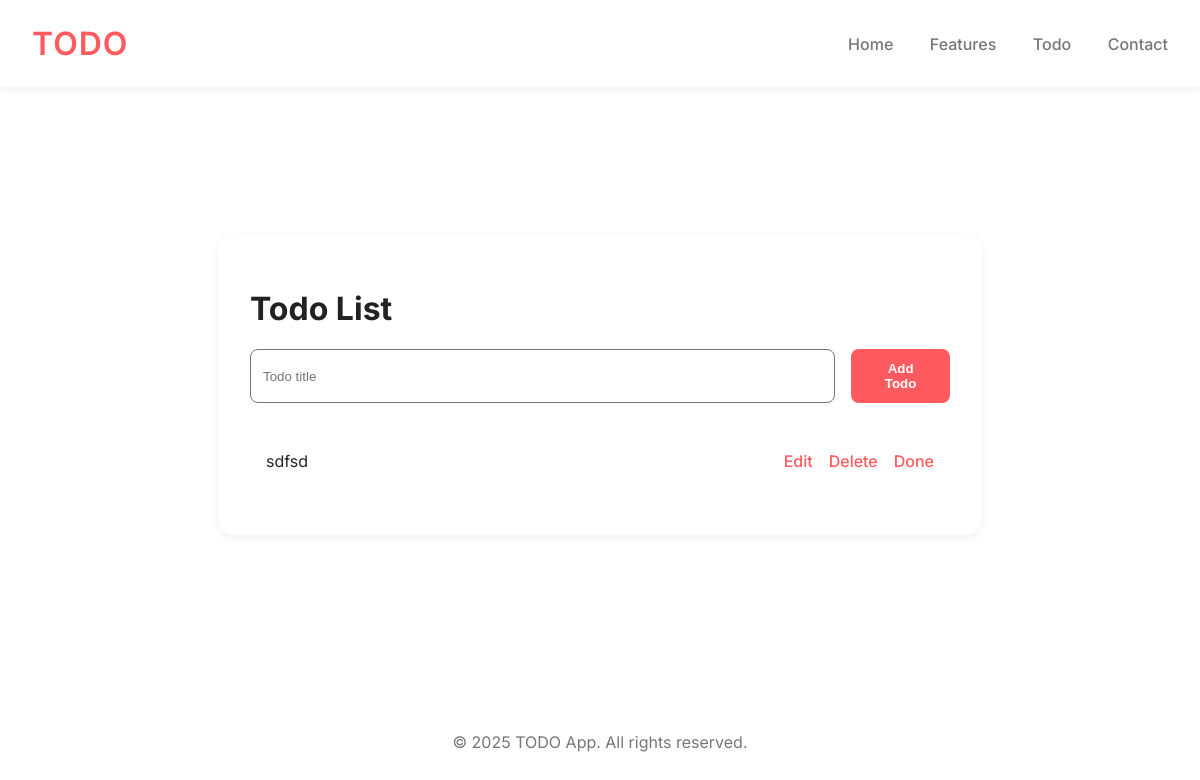
The page /todo/ on the database as committed earlier.
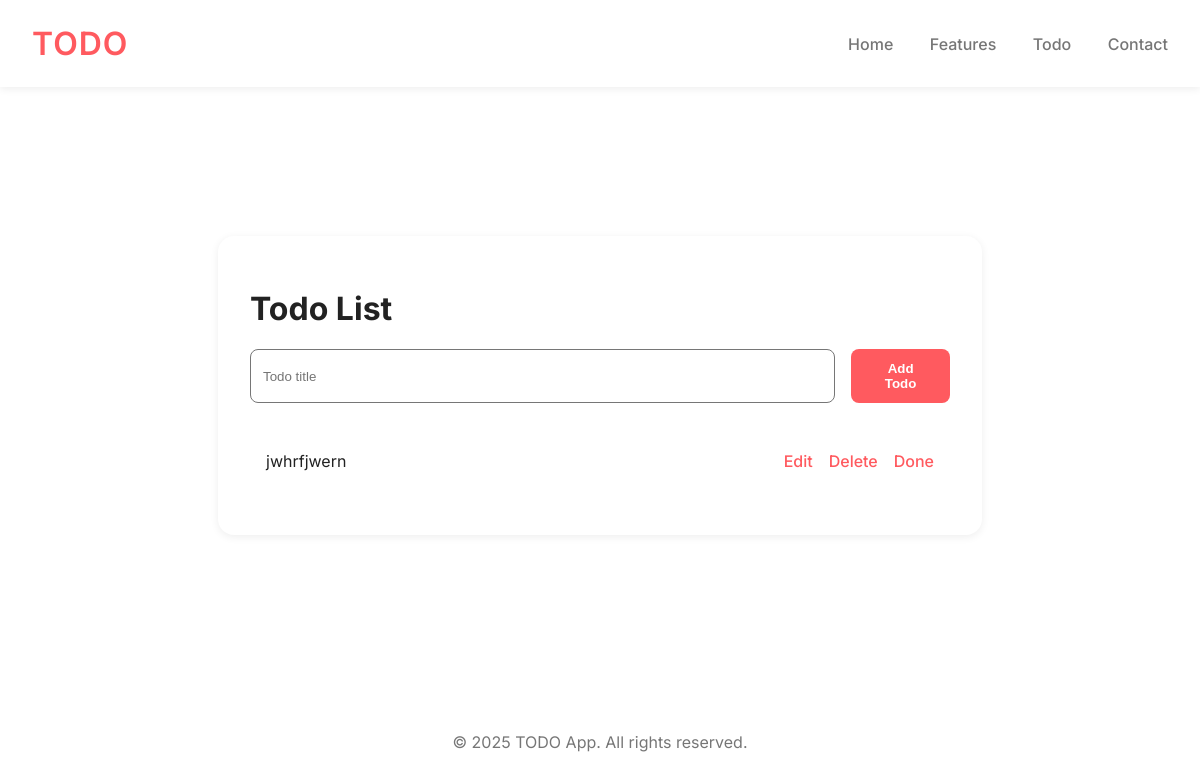
The same page on the database as committed later.
### main/models.py (models this page shows, shortened)
class Todo(models.Model):
    title = models.CharField(max_length=200)
    description = models.TextField(blank=True, null=True)
    completed = models.BooleanField(default=False)
    created_at = models.DateTimeField(auto_now_add=True)

### main/views.py (the view)
# urls.py: path('todo/', views.todo, name='todo'),
def todo(request):
    todos = Todo.objects.all()
    form = TodoForm()
    if request.method == 'POST':
        form = TodoForm(request.POST)
        if form.is_valid():
            form.save()
            return redirect('todo')
    return render(request, 'main/todo.html', {'todos': todos, 'form': form})

### main/forms.py
class TodoForm(forms.ModelForm):
    title = forms.CharField(
        max_length=200,
        widget=forms.TextInput(attrs={'placeholder': 'Todo title'}),
        label=""
    )
    description = forms.CharField(
        widget=forms.Textarea(attrs={'placeholder': 'Add a description...'}),
        required=False,
        label=""
    )
    class Meta:
        model = Todo
        fields = ['title', 'description']

### main/templates/main/todo.html (shortened to what this page needs)
{% extends 'main/base.html' %} {% load static %}  {%block style %}
<link rel="stylesheet" href="{% static 'main/css/todo.css' %}" />
{% endblock %} {% block content %}
<div class="todo-container">
  <h1>Todo List</h1>
  <form method="post" class="todo-form">
    {% csrf_token %} {{ form.title }}
    <button type="submit">Add Todo</button>
  </form>
  <ul class="todo-list">
    {% for todo in todos %}
    <li class="todo-item {% if todo.completed %}completed{% endif %}">
      <span>{{ todo.title }}</span>
      <div class="todo-actions">
        <a href="{% url 'todo_edit' todo.pk %}">Edit</a>
        <a href="{% url 'todo_delete' todo.pk %}">Delete</a>
        <a href="{% url 'todo_mark_done' todo.pk %}">
          {% if todo.completed %} Undo {% else %} Done {% endif %}
        </a>
      </div>
    </li>
    {% endfor %}
  </ul>
</div>
{% endblock %}

### main/templates/main/base.html (shortened to what this page needs)
{% load static %}
<!DOCTYPE html>
<html lang="en">
  <head>
    <link rel="stylesheet" href="{% static 'main/css/style.css' %}" />
    {% block style %}{% endblock %}
  </head>
  <body>
    <header>
      <div class="logo">TODO</div>
      <nav>
        <a href="{% url 'home' %}">Home</a>
        <a href="{% url 'features' %}">Features</a>
        <a href="{% url 'todo' %}">Todo</a>
        <a href="{% url 'contact' %}">Contact</a>
      </nav>
    </header>
    <main>{% block content %}{% endblock %}</main>
    <footer>
      <p>&copy; {% now "Y" %} TODO App. All rights reserved.</p>
    </footer>
  </body>
</html>

### static/main/css/style.css (style rules this page uses)
:root { --primary: #ff5a5f; --background: #fff; --text: #222; --secondary: #767676; --border-radius: 16px; --shadow: 0 2px 8px rgba(0, 0, 0, 0.07); }
body { margin: 0; font-family: "Inter", Arial, sans-serif; background: var(--background); color: var(--text); min-height: 100vh; display: flex; flex-direction: column; }
header { background: var(--background); box-shadow: var(--shadow); padding: 1.5rem 2rem; display: flex; align-items: center; justify-content: space-between; }
.logo { font-size: 2rem; font-weight: 600; color: var(--primary); letter-spacing: 1px; }
nav a { color: var(--secondary); text-decoration: none; margin-left: 2rem; font-weight: 500; transition: color 0.2s; }
main { flex: 1; display: flex; flex-direction: column; align-items: center; justify-content: center; padding: 2rem; }
footer { text-align: center; padding: 2rem; margin-top: auto; color: var(--secondary); }

### static/main/css/todo.css (style rules this page uses)
.todo-container { width: 100%; max-width: 700px; margin: 2rem auto; padding: 2rem; background: var(--background); border-radius: var(--border-radius); box-shadow: var(--shadow); }
.todo-form { display: flex; gap: 1rem; margin-bottom: 2rem; }
.todo-form input { width: 100%; padding: 0.75rem; border: 1px solid var(--secondary); border-radius: 8px; background: var(--background); color: var(--text); box-sizing: border-box; }
.todo-form button { background: var(--primary); color: #fff; border: none; border-radius: 8px; padding: 0.75rem 1.5rem; font-weight: 600; cursor: pointer; transition: background 0.2s; }
.todo-list { list-style: none; padding: 0; }
.todo-item { display: flex; align-items: center; justify-content: space-between; padding: 1rem; border-bottom: 1px solid var(--secondary); }
.todo-item:last-child { border-bottom: none; }
.todo-actions { display: flex; gap: 1rem; }
.todo-actions a { text-decoration: none; color: var(--primary); font-weight: 500; }

Rows that differ between the two databases and show on the page:
removed Todo: title "sdfsd", completed "Done"
added Todo: title "jwhrfjwern", completed "Done"
